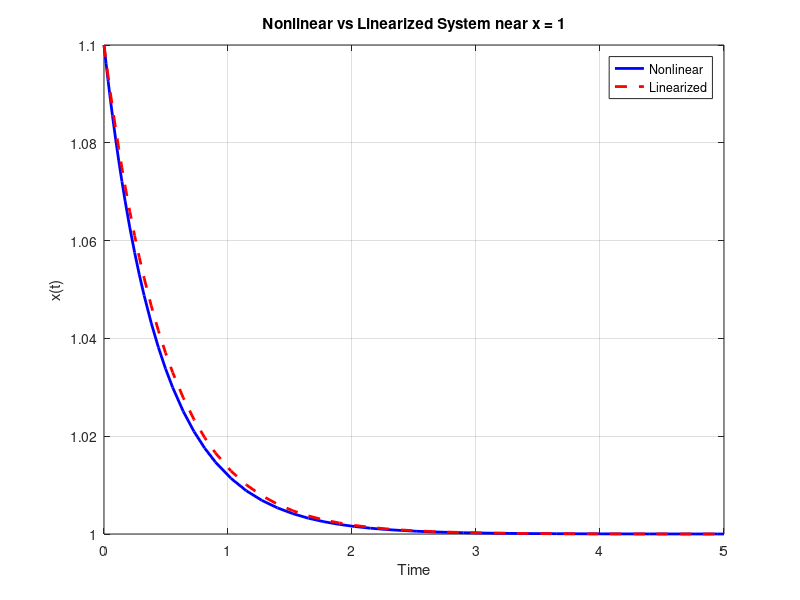

The MATLAB source for this figure:
clc;
clear;
close all;

tspan = [0 5];
x0 = 1.1;   % Initial condition near x = 1

% Nonlinear system
[t1,x1] = ode45(@(t,x) x - x^3, tspan, x0);

% Linearized system around x = 1
[t2,x2] = ode45(@(t,x) -2*(x-1), tspan, x0);

% Plot comparison
figure;
plot(t1, x1, 'b', 'LineWidth', 2);
hold on;
plot(t2, x2, 'r--', 'LineWidth', 2);

grid on;
xlabel('Time');
ylabel('x(t)');
title('Nonlinear vs Linearized System near x = 1');
legend('Nonlinear','Linearized');
